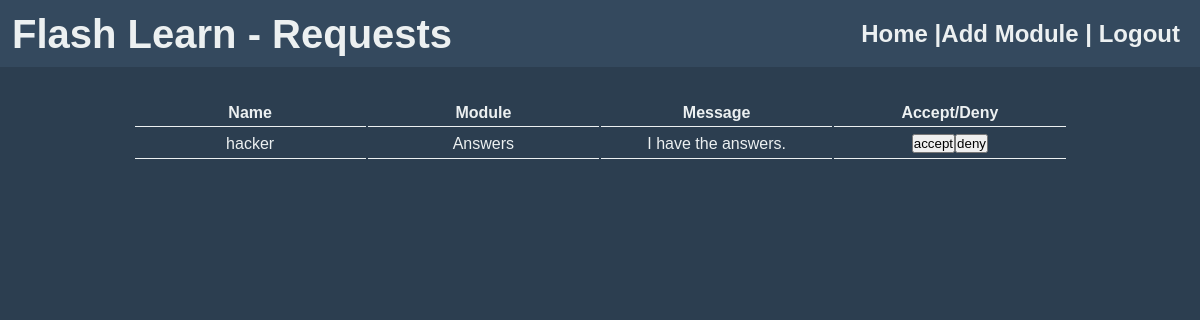
The app's page /view/requests.php (signed in) with its own data.
### tables this page shows
CREATE TABLE IF NOT EXISTS `Requests` (
  `reqID` varchar(100) NOT NULL,
  `fromID` varchar(50) NOT NULL,
  `toID` varchar(50) NOT NULL,
  `modID` varchar(50) NOT NULL,
  `message` text NOT NULL
);

CREATE TABLE IF NOT EXISTS `Modules` (
  `modID` varchar(50) NOT NULL DEFAULT '',
  `modName` varchar(30) DEFAULT NULL,
  `modDesc` varchar(1000) DEFAULT NULL
);

### model/ModulesModel.php (the view, shortened to what this page needs)
<?php
function showRequests($userID)
{
		include 'connect.php';
	$query='Select * from Requests,Modules where toID="'.$userID.'" and Requests.modID = Modules.modID';
	$result = mysqli_query($con,$query);
	if(!$result)
	{
		echo "No pending reuqests";
	}else{
			echo '<table><tr>
		<th>Name</th>
		<th>Module</th>
		<th>Message</th>
		<th>Accept/Deny</th></tr>';
			while($row = mysqli_fetch_array($result)) {
				echo '<tr><td id>';
				echo $row['fromID'];
				echo "</td><td>";
				echo $row['modName'];
				echo "</td><td>";
				echo $row['message'];
				echo "</td><td>";
				echo '<input type = "button" value="accept" onClick= "allow('."'".$row['reqID']."'".')" />'.'<input type = "button" value="deny" onClick= "deny('."'".$row['reqID']."'".')" />';
				echo '</tr>';
	}	echo '</table>';
	}
}

### css/modules.css (style rules this page uses)
* { margin: 0; padding: 0; }
body { margin: 0; padding: 0; font-family: Helvetica; background: #2c3e50; }
table { color: #ecf0f1; margin: 0 auto; text-align: center; word-wrap: break-word; }
th, td { border-bottom: 1px solid; padding: 0.5%; width:15%; word-wrap: break-word; }

### records on screen
requests: fromID "hacker", modID.modName "Answers", message "I have the answers."
